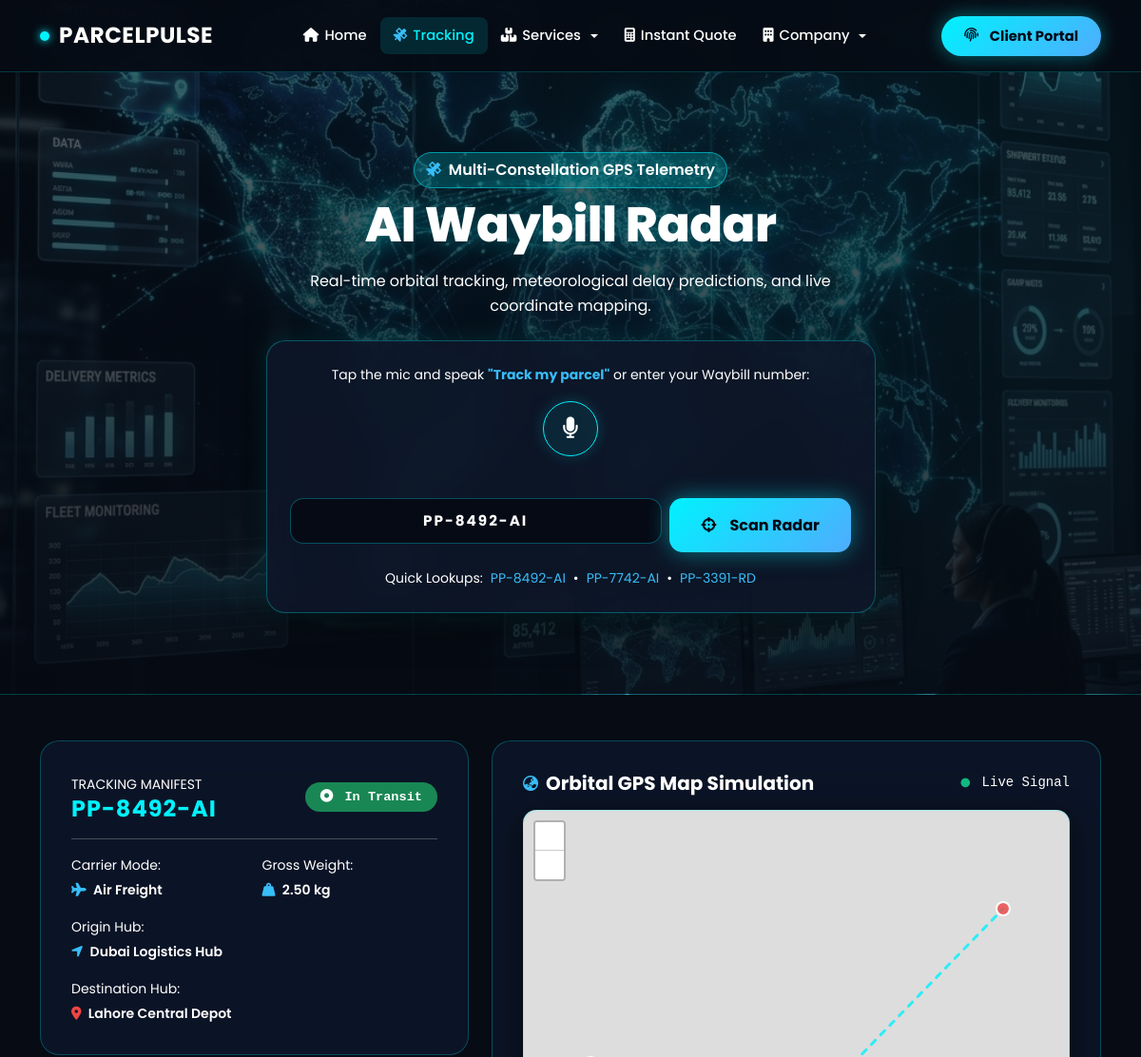
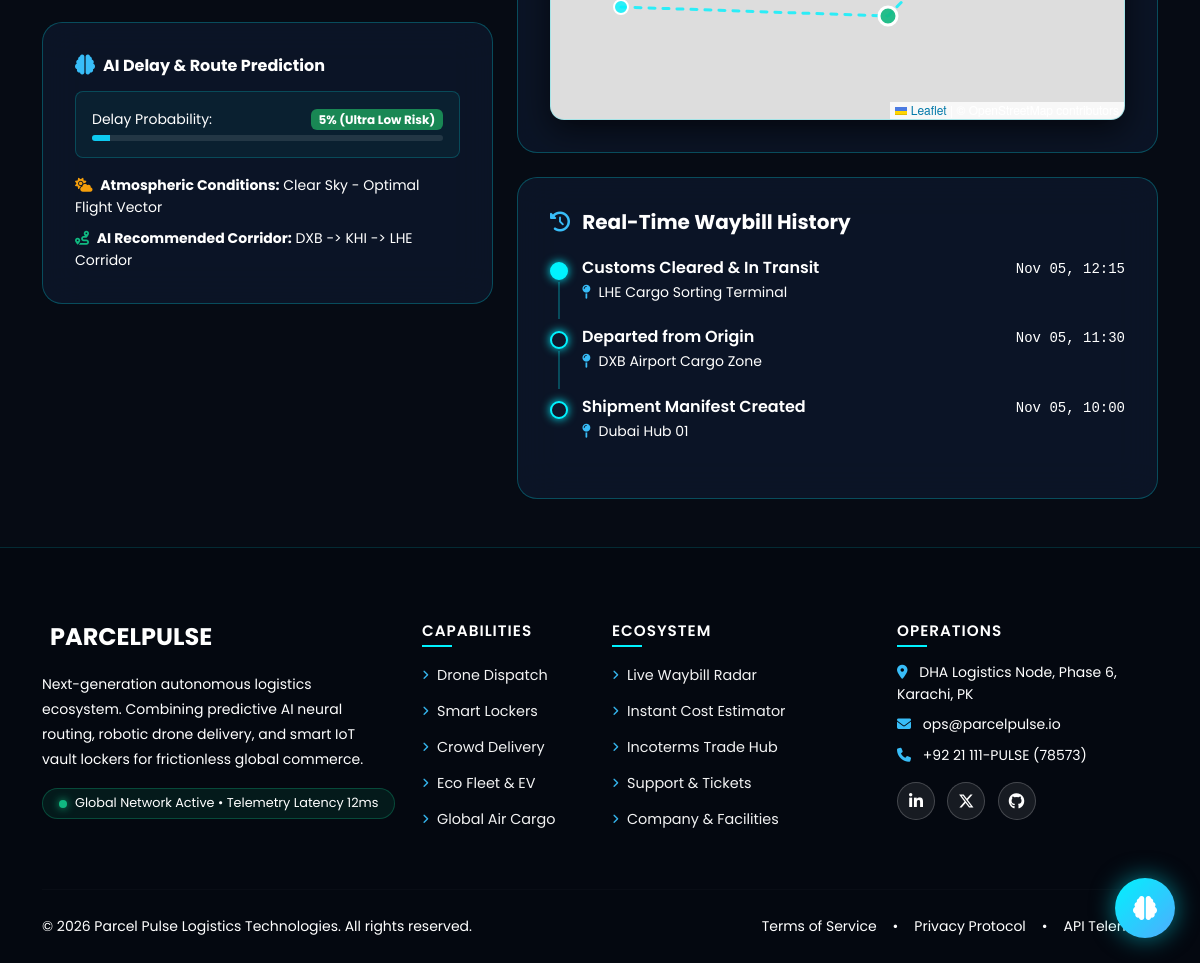
Page /pages/tracking.php on the committed database (2 pictures, top to bottom).
### tables this page shows
CREATE TABLE IF NOT EXISTS `parcels` (
    `id` int(11) NOT NULL AUTO_INCREMENT,
    `user_id` int(11) DEFAULT NULL,
    `tracking_number` varchar(50) NOT NULL UNIQUE,
    `sender_name` varchar(100) NOT NULL,
    `receiver_name` varchar(100) NOT NULL,
    `origin` varchar(255) NOT NULL,
    `destination` varchar(255) NOT NULL,
    `shipping_method` enum('Air', 'Sea', 'Road', 'Drone', 'EV Delivery', 'Crowd Shipping') DEFAULT 'Road',
    `status` varchar(50) DEFAULT 'Pending',
    `weight` decimal(10,2) DEFAULT NULL,
    `dimensions` varchar(50) DEFAULT NULL,
    `created_at` timestamp DEFAULT CURRENT_TIMESTAMP,
    PRIMARY KEY (`id`),
    KEY `idx_user_id` (`user_id`),
    CONSTRAINT `fk_parcels_user` FOREIGN KEY (`user_id`) REFERENCES `users`(`id`) ON DELETE SET NULL
);

CREATE TABLE IF NOT EXISTS `ai_predictions` (
    `id` int(11) NOT NULL AUTO_INCREMENT,
    `parcel_id` int(11) NOT NULL,
    `estimated_delivery` datetime DEFAULT NULL,
    `delay_probability` int(3) DEFAULT 0,
    `weather_impact` varchar(100) DEFAULT NULL,
    `recommended_route` text DEFAULT NULL,
    `created_at` timestamp DEFAULT CURRENT_TIMESTAMP,
    PRIMARY KEY (`id`),
    KEY `idx_pred_parcel` (`parcel_id`),
    CONSTRAINT `fk_pred_parcel` FOREIGN KEY (`parcel_id`) REFERENCES `parcels`(`id`) ON DELETE CASCADE
);

CREATE TABLE IF NOT EXISTS `tracking_history` (
    `id` int(11) NOT NULL AUTO_INCREMENT,
    `parcel_id` int(11) NOT NULL,
    `location` varchar(255) NOT NULL,
    `status` varchar(50) NOT NULL,
    `timestamp` timestamp DEFAULT CURRENT_TIMESTAMP,
    PRIMARY KEY (`id`),
    KEY `idx_parcel_id` (`parcel_id`),
    CONSTRAINT `fk_tracking_parcel` FOREIGN KEY (`parcel_id`) REFERENCES `parcels`(`id`) ON DELETE CASCADE
);

### pages/tracking.php (the view, shortened to what this page needs)
<?php
include('../includes/header.php');
include('../config/db.php');
$query_id = isset($_GET['id']) ? trim($_GET['id']) : 'PP-8492-AI';
$parcel = null;
$history = [];
$prediction = null;
if (!empty($query_id)) {
    $clean_id = $conn->real_escape_string($query_id);
    $res = $conn->query("SELECT * FROM parcels WHERE tracking_number = '$clean_id'");
    if ($res && $res->num_rows > 0) {
        $parcel = $res->fetch_assoc();
        $p_id = (int)$parcel['id'];
        $h_res = $conn->query("SELECT * FROM tracking_history WHERE parcel_id = $p_id ORDER BY timestamp DESC");
        while ($row = $h_res->fetch_assoc()) {
            $history[] = $row;
        }
        $pred_res = $conn->query("SELECT * FROM ai_predictions WHERE parcel_id = $p_id LIMIT 1");
        if ($pred_res && $pred_res->num_rows > 0) {
            $prediction = $pred_res->fetch_assoc();
        }
    }
}
?>
<link rel="stylesheet" href="https://unpkg.com/leaflet@1.9.4/dist/leaflet.css" />
<section class="page-hero hero-tracking">
    <div class="container text-center">
        <span class="badge-cyan mb-2 d-inline-block"><i class="fa-solid fa-satellite text-info me-1"></i> Multi-Constellation GPS Telemetry</span>
        <h1 class="hero-title-gradient">AI Waybill Radar</h1>
        <p class="text-secondary max-w-lg mx-auto" style="max-width: 600px;">
            Real-time orbital tracking, meteorological delay predictions, and live coordinate mapping.
        </p>
        <div class="row justify-content-center mt-4">
            <div class="col-lg-7 col-md-9">
                <div class="glass-box text-center p-4">
                    <p class="text-secondary small mb-3">
                        Tap the mic and speak <strong class="text-info">"Track my parcel"</strong> or enter your Waybill number:
                    </p>
                    <div class="mb-3">
                        <div class="voice-btn" id="voiceBtn" title="Voice Recognition">
                            <i class="fa-solid fa-microphone"></i>
                        </div>
                        <p id="voice-status" class="text-muted small mt-2 mb-0" style="min-height: 20px;"></p>
                    </div>
                    <form action="tracking.php" method="GET" id="trackingForm">
                        <div class="row g-2">
                            <div class="col-md-8">
                                <input type="text" name="id" id="trackingInput" class="form-control pulse-input auto-waybill text-center fw-bold" placeholder="e.g. PP-8492-AI" value="<?php echo htmlspecialchars($parcel['tracking_number']); ?>" required style="letter-spacing: 2px; font-size: 1.15rem;">
                            </div>
                            <div class="col-md-4">
                                <button type="submit" class="glow-btn py-3">
                                    <i class="fa-solid fa-crosshairs me-1"></i> Scan Radar
                                </button>
                            </div>
                        </div>
                    </form>
                    <div class="d-flex justify-content-center gap-2 mt-3 small">
                        <span class="text-secondary">Quick Lookups:</span>
                        <a href="tracking.php?id=PP-8492-AI" class="text-info text-decoration-none">PP-8492-AI</a> &bull;
                        <a href="tracking.php?id=PP-7742-AI" class="text-info text-decoration-none">PP-7742-AI</a> &bull;
                        <a href="tracking.php?id=PP-3391-RD" class="text-info text-decoration-none">PP-3391-RD</a>
                    </div>
                </div>
            </div>
        </div>
    </div>
</section>
<section class="py-5" style="background: var(--bg-main);">
    <div class="container">
        <div class="row g-4">
            <div class="col-lg-5">
                <div class="pulse-card mb-4">
                    <div class="d-flex justify-content-between align-items-center mb-3">
                        <div>
                            <span class="text-secondary small text-uppercase">Tracking Manifest</span>
                            <h4 class="fw-bold text-white mb-0" style="letter-spacing: 1px; color: var(--cyan) !important;">
                                <?php echo htmlspecialchars($parcel['tracking_number']); ?>
                            </h4>
                        </div>
                        <span class="badge bg-success px-3 py-2 rounded-pill font-monospace" style="font-size: 0.85rem;">
                            <i class="fa-solid fa-circle-dot fa-fade me-1"></i> <?php echo htmlspecialchars($parcel['status']); ?>
                        </span>
                    </div>
                    <hr class="border-secondary opacity-25 my-3">
                    <div class="row g-3 small">
                        <div class="col-6">
                            <span class="text-secondary">Carrier Mode:</span>
                            <div class="fw-semibold text-white mt-1">
                                <i class="fa-solid fa-plane text-info me-1"></i> <?php echo htmlspecialchars($parcel['shipping_method']); ?> Freight
                            </div>
                        </div>
                        <div class="col-6">
                            <span class="text-secondary">Gross Weight:</span>
                            <div class="fw-semibold text-white mt-1">
                                <i class="fa-solid fa-weight-hanging text-info me-1"></i> <?php echo htmlspecialchars($parcel['weight']); ?> kg
                            </div>
                        </div>
                        <div class="col-12">
                            <span class="text-secondary">Origin Hub:</span>
                            <div class="fw-semibold text-white mt-1">
                                <i class="fa-solid fa-location-arrow text-info me-1"></i> <?php echo htmlspecialchars($parcel['origin']); ?>
                            </div>
                        </div>
                        <div class="col-12">
                            <span class="text-secondary">Destination Hub:</span>
                            <div class="fw-semibold text-white mt-1">
                                <i class="fa-solid fa-location-dot text-danger me-1"></i> <?php echo htmlspecialchars($parcel['destination']); ?>
                            </div>
                        </div>
                    </div>
                </div>
                <div class="pulse-card">
                    <div class="d-flex align-items-center gap-2 mb-3">
                        <i class="fa-solid fa-brain text-info fs-5"></i>
                        <h6 class="text-white fw-bold mb-0">AI Delay & Route Prediction</h6>
                    </div>
                    <div class="p-3 rounded-3 mb-3" style="background: rgba(0, 242, 254, 0.05); border: 1px solid rgba(0, 242, 254, 0.2);">
                        <div class="d-flex justify-content-between align-items-center mb-1">
                            <span class="small text-secondary">Delay Probability:</span>
                            <span class="badge bg-success"><?php echo $prediction ? $prediction['delay_probability'] : 4; ?>% (Ultra Low Risk)</span>
                        </div>
                        <div class="progress" style="height: 6px; background: rgba(255,255,255,0.1);">
                            <div class="progress-bar bg-info" style="width: <?php echo $prediction ? $prediction['delay_probability'] : 4; ?>%;"></div>
                        </div>
                    </div>
                    <p class="small text-secondary mb-2">
                        <i class="fa-solid fa-cloud-sun text-warning me-1"></i> <strong>Atmospheric Conditions:</strong> <?php echo $prediction ? htmlspecialchars($prediction['weather_impact']) : 'Clear Skies'; ?>
                    </p>
                    <p class="small text-secondary mb-0">
                        <i class="fa-solid fa-route text-success me-1"></i> <strong>AI Recommended Corridor:</strong> <?php echo $prediction ? htmlspecialchars($prediction['recommended_route']) : 'Optimal Direct Flight Corridor'; ?>
                    </p>
                </div>
            </div>
            <div class="col-lg-7">
                <div class="pulse-card mb-4">
                    <div class="d-flex justify-content-between align-items-center mb-3">
                        <div class="d-flex align-items-center gap-2">
                            <i class="fa-solid fa-earth-asia text-info"></i>
                            <h5 class="text-white fw-bold mb-0">Orbital GPS Map Simulation</h5>
                        </div>
                        <span class="small text-secondary font-monospace"><i class="fa-solid fa-circle text-success me-1" style="font-size:0.6rem;"></i> Live Signal</span>
                    </div>
                    <div id="live-map"></div>
                </div>
                <div class="pulse-card">
                    <h5 class="text-white fw-bold mb-4">
                        <i class="fa-solid fa-clock-rotate-left text-info me-2"></i> Real-Time Waybill History
                    </h5>
                    <div class="timeline">
                        <?php foreach ($history as $index => $item): ?>
                            <div class="timeline-step <?php echo $index === 0 ? 'completed' : ''; ?>">
                                <div class="timeline-dot"></div>
                                <div class="d-flex justify-content-between align-items-baseline">
                                    <h6 class="text-white fw-semibold mb-1"><?php echo htmlspecialchars($item['status']); ?></h6>
                                    <span class="text-secondary small font-monospace"><?php echo date('M d, H:i', strtotime($item['timestamp'])); ?></span>
                                </div>
                                <p class="text-secondary small mb-0"><i class="fa-solid fa-map-pin text-info me-1"></i> <?php echo htmlspecialchars($item['location']); ?></p>
                            </div>
                        <?php endforeach; ?>
                    </div>
                </div>
            </div>
        </div>
    </div>
</section>
<?php include('../includes/footer.php'); ?>

### assets/css/style.css (style rules this page uses)
:root { --bg-main: #060b14; --bg-secondary: #0a1120; --bg-card: rgba(14, 23, 42, 0.85); --bg-card-hover: rgba(18, 30, 56, 0.95); --bg-glass: rgba(15, 23, 42, 0.75); --bg-glass-border: rgba(0, 242, 254, 0.25); --bg-glass-border-hover: rgba(0, 242, 254, 0.6); --cyan: #00f2fe; --cyan-glow: rgba(0, 242, 254, 0.45); --blue: #4facfe; --blue-dark: #1e3a8a; --purple: #8b5cf6; --green: #10b981; --yellow: #f59e0b; --red: #ef4444; --text-primary: #ffffff; --text-secondary: #ffffff; --text-muted: #ffffff; --text-cyan: #38bdf8; --bs-body-color: #ffffff !important; --bs-body-color-rgb: 255, 255, 255 !important; --bs-secondary-color: #ffffff !important; --bs-secondary-rgb: 255, 255, 255 !important; --bs-tertiary-color: #ffffff !important; --bs-tertiary-color-rgb: 255, 255, 255 !important; --radius-sm: 8px; --radius-md: 14px; --radius-lg: 20px; --radius-full: 9999px; --transition: all 0.3s cubic-bezier(0.4, 0, 0.2, 1); --shadow-glow: 0 0 25px rgba(0, 242, 254, 0.25); --shadow-glow-lg: 0 0 45px rgba(0, 242, 254, 0.4); }
* { margin: 0; padding: 0; box-sizing: border-box; }
html { scroll-behavior: smooth; }
body { font-family: 'Poppins', -apple-system, BlinkMacSystemFont, 'Segoe UI', Roboto, sans-serif; background-color: var(--bg-main); color: #ffffff !important; overflow-x: hidden; line-height: 1.6; min-height: 100vh; display: flex; flex-direction: column; }
body, p, span, div, label, small, .small, .lead, .form-label, .form-text, .text-secondary, .text-muted, .text-body-secondary, .text-body-tertiary, span.text-secondary, span.text-muted, p.text-secondary, p.text-muted, div.text-secondary, div.text-muted, small.text-secondary, small.text-muted, .dropdown-item, .nav-link-admin, .table-dark-glass td, .admin-card span, .admin-card small, .admin-card p, .pulse-card p, .pulse-card span, .pulse-card small, .glass-box p, .glass-box span, .glass-box small { color: #ffffff !important; --bs-text-opacity: 1 !important; opacity: 1 !important; }
.text-info { color: #38bdf8 !important; }
.text-success { color: #10b981 !important; }
.text-warning { color: #f59e0b !important; }
.text-danger { color: #ef4444 !important; }
.text-white { color: #ffffff !important; }
.page-hero { position: relative; padding: 160px 0 85px; background-size: cover; background-position: center center; background-repeat: no-repeat; border-bottom: 1px solid rgba(0, 242, 254, 0.25); overflow: hidden; }
.page-hero::before { content: ''; position: absolute; top: 0; left: 0; right: 0; bottom: 0; background: linear-gradient(180deg, rgba(6, 11, 20, 0.62) 0%, rgba(6, 11, 20, 0.84) 100%), radial-gradient(circle at 75% 30%, rgba(0, 242, 254, 0.15) 0%, transparent 65%); z-index: 1; pointer-events: none; }
.page-hero > .container { position: relative; z-index: 2; }
.hero-title-gradient { font-size: 3.2rem; font-weight: 800; color: #ffffff !important; text-shadow: 0 0 30px rgba(0, 242, 254, 0.3); margin-bottom: 16px; letter-spacing: -0.5px; }
.hero-tracking { background-image: url('../img/tracking_hero.png'); }
.glow-btn { background: linear-gradient(135deg, #00f2fe 0%, #4facfe 100%); color: #040914 !important; font-weight: 700; border: none; border-radius: var(--radius-md); padding: 14px 28px; font-size: 1rem; width: 100%; box-shadow: 0 0 25px rgba(0, 242, 254, 0.45); transition: var(--transition); cursor: pointer; display: inline-flex; align-items: center; justify-content: center; gap: 10px; }
.pulse-card { background: var(--bg-card); backdrop-filter: blur(20px); -webkit-backdrop-filter: blur(20px); border: 1px solid var(--bg-glass-border); border-radius: var(--radius-lg); padding: 32px; transition: var(--transition); position: relative; overflow: hidden; }
.glass-box { background: rgba(14, 23, 42, 0.8); backdrop-filter: blur(20px); -webkit-backdrop-filter: blur(20px); border: 1px solid rgba(0, 242, 254, 0.3); border-radius: var(--radius-lg); padding: 34px; box-shadow: 0 10px 40px rgba(0, 0, 0, 0.6), 0 0 25px rgba(0, 242, 254, 0.15); }
.pulse-input { background: rgba(6, 11, 20, 0.9) !important; border: 1px solid rgba(0, 242, 254, 0.3) !important; color: #ffffff !important; border-radius: var(--radius-md) !important; padding: 12px 18px !important; font-size: 0.95rem !important; transition: var(--transition) !important; }
.pulse-input::placeholder { color: rgba(255, 255, 255, 0.7) !important; opacity: 0.9; }
.badge-cyan { background: rgba(0, 242, 254, 0.2); color: #ffffff; border: 1px solid rgba(0, 242, 254, 0.5); padding: 5px 12px; font-weight: 600; border-radius: var(--radius-full); }

### rows in the picture
parcels: id "PP-8492-AI", tracking_number "PP-8492-AI", status "In Transit", shipping_method "Air", weight "2.50", origin "Dubai Logistics Hub", destination "Lahore Central Depot"
ai_predictions: delay_probability "5", weather_impact "Clear Sky - Optimal Flight Vector", recommended_route "DXB -> KHI -> LHE Corridor"
tracking_history: status "Customs Cleared & In Transit", timestamp "Nov 05, 12:15", location "LHE Cargo Sorting Terminal"
tracking_history: status "Departed from Origin", timestamp "Nov 05, 11:30", location "DXB Airport Cargo Zone"
tracking_history: status "Shipment Manifest Created", timestamp "Nov 05, 10:00", location "Dubai Hub 01"
